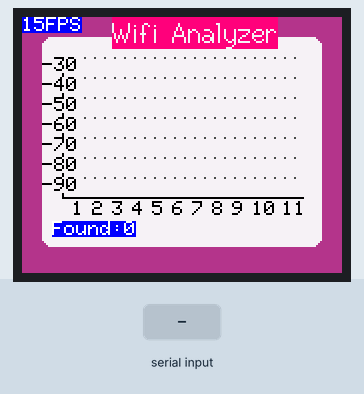
A sketch run on a simulated ESP32. On the bench: 160×128 colour display. The test bench sets the inputs (shaded band). A WiFi scan finds three made-up networks.

Above: at 1.3 s.
1.4 s: "G" received over Serial
At 1.8 s:
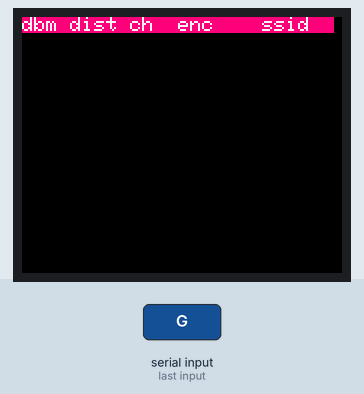
3.0 s: "S" received over Serial
At 5.3 s:
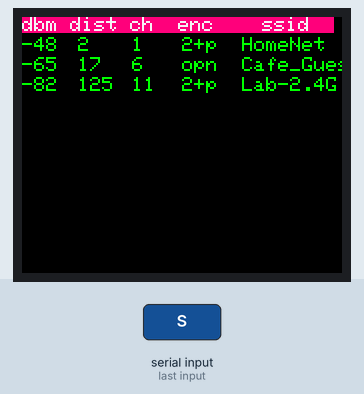
Timing chart, 0 to 6.8 s (numbered marks = the images above; inputs shaded):
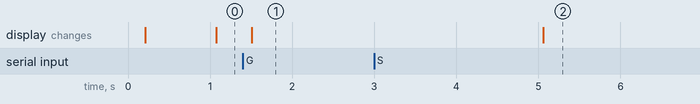

Measured:
- after the input at 1.4 s, the display: changes after 0.11 s (image 1)
- after the input at 3.0 s, the display: changes after 2.1 s (image 2)

The sketch:

WifiAnalyzer.ino
```cpp
#include <TFT_eSPI.h>
#include "WiFi.h"
TFT_eSPI tft = TFT_eSPI();
TFT_eSprite sprite = TFT_eSprite(&tft);
TFT_eSprite textscroller = TFT_eSprite(&tft);

#define color1 0xF79E
#define color2 0xB1B1
#define color3 0x4A69

String channel[11] = { "1", "2", "3", "4", "5", "6", "7", "8", "9", "10", "11" };
String dbm[7] = { "-30", "-40", "-50", "-60", "-70", "-80", "-90" };
int sum = 0,networkCount=0;
float average = 0.00;
float fps = 0;
int fpscount;
unsigned long lastfps = millis();
bool graph=true;

void scan_result();
void channel_dbm_graph();
void task_manager();
String encryption(int encryptionType);
String netDistance(int rssi);


void setup() {
  Serial.begin(115200);
  WiFi.mode(WIFI_STA);
  WiFi.disconnect();
  tft.init();
  tft.setRotation(3);
  sprite.createSprite(160, 128);
}

void task_manager(){
  if(Serial.available()>0){
    char cmd=Serial.read();
    if(cmd=='S')networkCount = WiFi.scanNetworks();
    else if(cmd=='G')graph=!graph;
  }
  if(graph)channel_dbm_graph();
  if(!graph)scan_result();

}

void loop() {
  task_manager();


}

String netDistance(int rssi){
  return (String)((int)pow(10, (27.55 - (20 * log10(2400)) - rssi) / 20.0));
}


String encryption(int encryptionType){
switch (encryptionType) {
        case WIFI_AUTH_WEP:
          return "wep";
          break;
        case WIFI_AUTH_WPA_PSK:
          return "w+p";
          break;
        case WIFI_AUTH_WPA2_PSK:
          return "2+p";
          break;
        case WIFI_AUTH_OPEN:
          return "opn";
          break;
        case WIFI_AUTH_WPA2_ENTERPRISE:
          return "Ent";
          break;
        case WIFI_AUTH_WPA_WPA2_PSK:
          return "w2p";
          break;
        default:
          return "n|a";
          break;
      }

}


void scan_result(){
  sprite.fillSprite(TFT_BLACK);
  sprite.setTextColor(color1, 0xf80f);
  sprite.drawString("dbm dist ch  enc    ssid  ", 0, 0);
  sprite.setTextColor(TFT_GREEN, TFT_BLACK);
  for(int i=0;i<networkCount;i++){
  sprite.drawString((String)WiFi.RSSI(i), 0, 10+i*10);
  sprite.drawString(netDistance(WiFi.RSSI(i)),28, 10+i*10);
  sprite.drawString((String)WiFi.channel(i),55, 10+i*10);
  sprite.drawString(encryption(WiFi.encryptionType(i)),80, 10+i*10);
  sprite.drawString((String)(WiFi.SSID(i)),110, 10+i*10);

  }
  sprite.pushSprite(0, 0);
}
void channel_dbm_graph(){
  sprite.fillSprite(color2);
  sprite.fillRoundRect(10, 10, 140, 105, 5, color1);
  sprite.setTextColor(color1, 0xf80f);
  sprite.drawString("Wifi Analyzer", 45, 0, 2);
  sprite.setTextColor(color1, color2);
  sprite.drawLine(20, 20, 20, 90, TFT_BLACK);
  sprite.drawLine(20, 90, 140, 90, TFT_BLACK);
  for (int y = 1; y < 8; y++) {
    for (int x = 1; x < 120; x = x + 5) {
      sprite.drawPixel(20 + x, 10 + 10 * y, color3);
    }
  }
  sprite.setTextColor(TFT_BLACK, color1);
  for (int y = 1; y < 8; y++) sprite.drawString(dbm[y - 1], 10, 10 + 10 * y);
  for (int x = 0; x < 10; x++) sprite.drawString(channel[x], 25 + (x * 10), 92);
  sprite.drawString(channel[10], 130, 92);
  sprite.setTextColor(TFT_WHITE, TFT_BLUE);
  sprite.drawString("Found:"+(String)networkCount, 15, 102);
  sprite.setCursor(0, 0);
  sprite.printf("%.0fFPS", fps);
  fpscount++;
  unsigned long fpsdelay = millis() - lastfps;
  if (fpsdelay >= 1000) {
    fps = float(fpscount * 1000) / float(fpsdelay);
    lastfps = millis();
    fpscount = 0;
  }
  sprite.pushSprite(0, 0);

}
```
